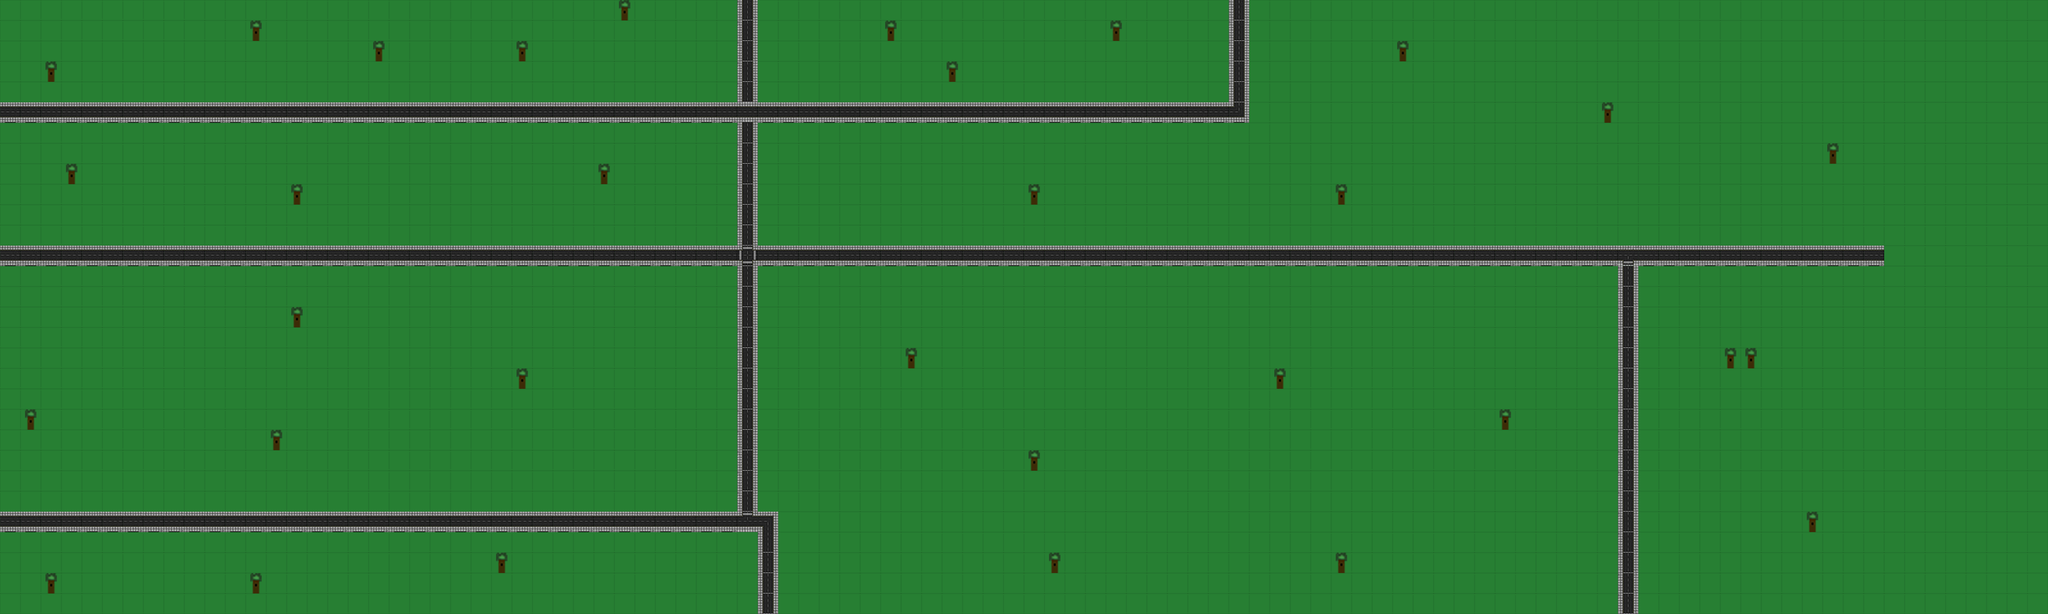

Below is a game level as drawn by its tile map, then a one-line description and the .tmx that defines it (tile-layer data replaced by summaries):
An orthogonal 100x30 tile map with 32x32 px tiles, 2 tile layers (Background, Objects).

<map version="1.0" orientation="orthogonal" width="100" height="30" tilewidth="32" tileheight="32">
 <tileset firstgid="1" name="Tileset" tilewidth="32" tileheight="32">
  <image source="roadTileSheet.png" width="128" height="416" />
 </tileset>
 <layer name="Background" width="100" height="30">
  <data>[3000 cells, 3000 non-empty, 1 distinct tile ids]</data>
 </layer>
 <layer name="Objects" width="100" height="30">
  <data>[3000 cells, 272 non-empty, 8 distinct tile ids]</data>
 </layer>
</map>
